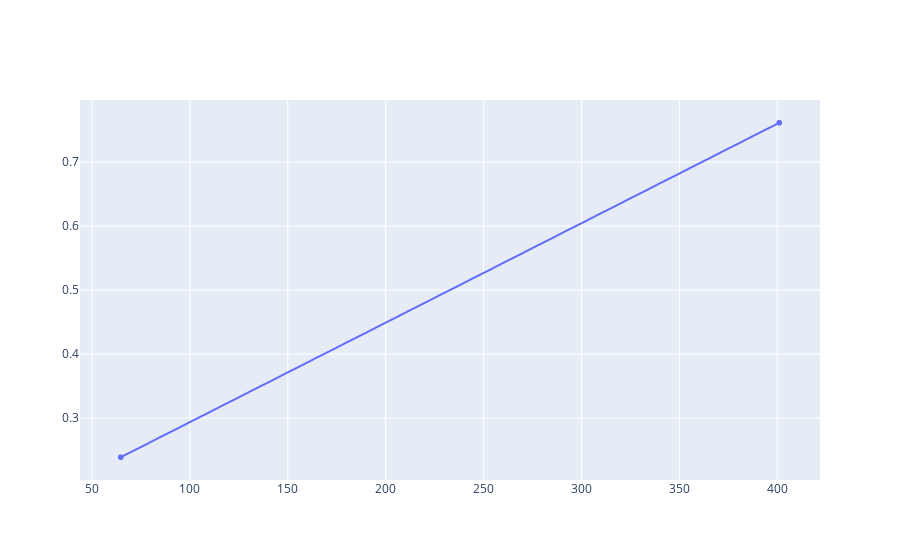

The notebook cell saved with this chart:
### Markdown cell above
Plot the low resolution spectrum (the high-resolution one is too big to be plotted)

### Code cell
### CHECK THAT THIS WORKS NEXT ITERATION OF THE DATASET
array_avg_spectrum = data.get_array_avg_spectrum_downsampled(slice_index = 3)
fig = go.Figure([go.Scattergl(x=array_avg_spectrum[0,:], y=array_avg_spectrum[1,:])], )
fig.show(config=dict(displayModeBar=False))

### Figure 1 — Plotly figure (JSON) as saved in the notebook; plotly's stock layout.template omitted (floating-point values rounded to 4 significant figures)
{"data": [{"type": "scattergl", "x": [401.0, 64.7], "y": [0.7613, 0.2387]}], "layout": {}}
